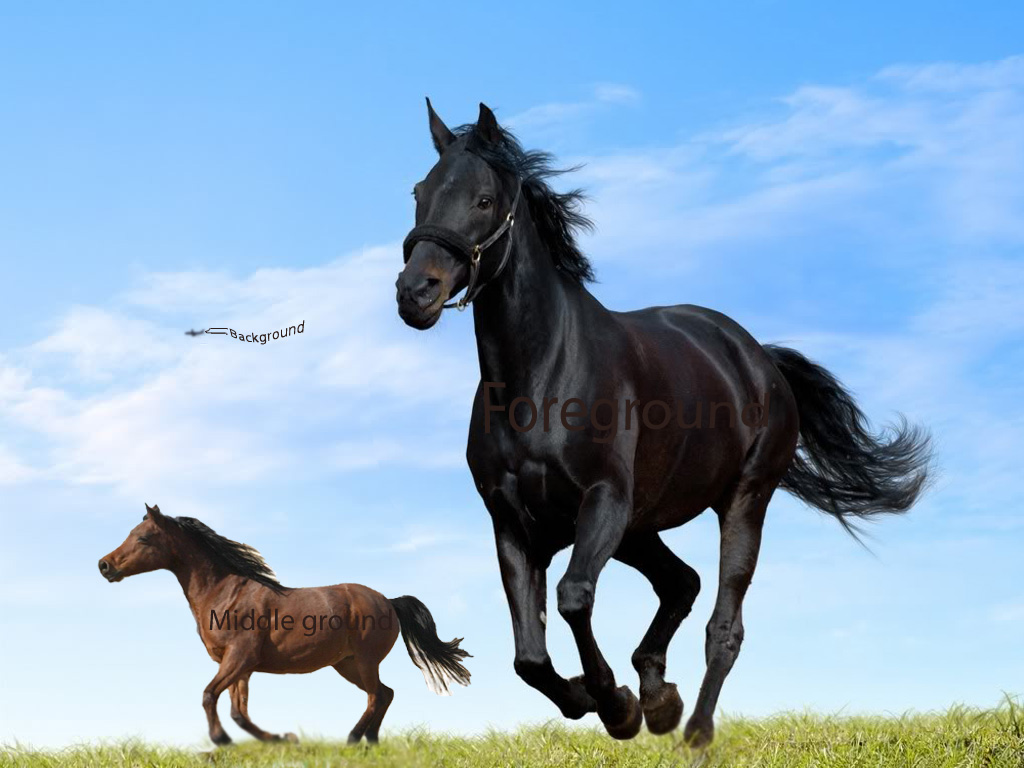
#> input picture CPP(without_UI)/2.jpg, 1024 x 768 px, found by its file name
$ python Kmeans.py
#> lines starting #> are read from the running program, lines starting #| are printed output that depends on the picture; after the words box and inside, x2 and y2 are one past the last pixel; in counts of white or black regions, pixels touching at a corner belong together
# -*- coding: utf-8 -*-
"""
Created on Sun Apr 29 21:09:47 2018

@author: Chenyu
"""
import cv2
#import sys
import numpy as np
#from sklearn import mixture
from matplotlib import pyplot as plt
#from numba import jit
from sklearn.cluster import KMeans
# [36 lines of commented-out code are left out]

if __name__ == '__main__':
    imagefile = plt.imread('C:/Users/Chenyu/Desktop/EC504/Project/2.jpg')
#> imagefile is the input picture: shape (768, 1024, 3); mean R, G, B 142.8, 172.5, 198
    height, width, _ = imagefile.shape
#> height = 768; width = 1024
    n1 = int(height/5)
#> n1 = 153
    n2 = int(width/5)
#> n2 = 204

    downSample = cv2.resize(imagefile,(n2,n1), interpolation = cv2.INTER_CUBIC)
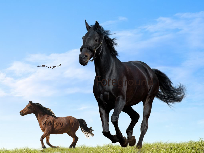
#> downSample: shape (153, 204, 3); mean R, G, B 142.7, 172.4, 197.9
    sampleHeight, sampleWidth, _ = downSample.shape
#> sampleHeight = 153; sampleWidth = 204
    RPGmatrix = np.concatenate((downSample[:,:,0].flatten().reshape(-1,1), downSample[:,:,1].flatten().reshape(-1,1), downSample[:,:,2].flatten().reshape(-1,1)),axis=1)

    kmeans = KMeans(init='k-means++', n_clusters=2, n_init=100)
    predict = kmeans.fit_predict(RPGmatrix)
#    prob = GMMcluster(RPGmatrix)
    prob1 = predict.reshape(sampleHeight, sampleWidth, 1).astype('float64')
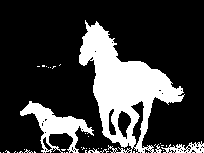
#> prob1: shape (153, 204, 1) float64; values 0 (black) and 1 (white), 23.7% white; 40 white regions (36 under 20 px), largest, box (x1, y1, x2, y2) and area: (79, 20, 185, 153) 5675, (20, 101, 94, 153) 1331, (161, 141, 204, 153) 254, (88, 148, 109, 153) 40

#    Gmmpre = getLikelihood(prob)
    print(len(predict))
#| 31212
    result = []
    for i in range(len(predict)):
        temp = []
        if (predict[i] == 0):
            temp.append(1)
            temp.append(0)
        else:
            temp.append(0)
            temp.append(1)
        result.append(temp)
#> after the loop, result = 31212 items
    f=open('demoooooo.txt','w')
    for i in result:
        k=' '.join([str(j) for j in i])
        f.write(k+"\n")
    f.close()

$ run again, with CPP(without_UI)/1.jpg copied over CPP(without_UI)/2.jpg
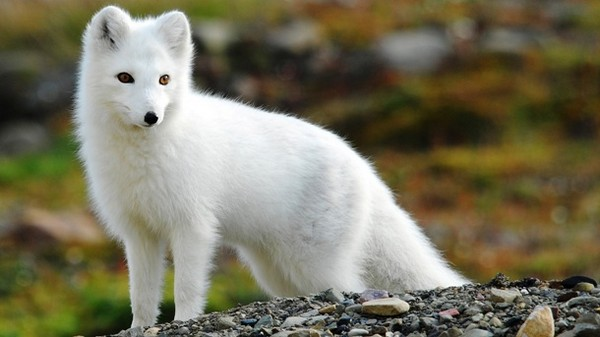
#> input picture CPP(without_UI)/1.jpg, 600 x 337 px, found by its file name
#> imagefile is the input picture: shape (337, 600, 3); mean R, G, B 119.8, 115.4, 93.1
#> `downSample = cv2.resize(imagefile,(n2,n1), interpolation = cv2.INTER_C..`:
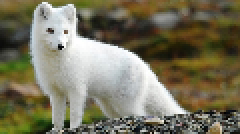
#> downSample: shape (67, 120, 3) (shown 2 times larger); mean R, G, B 120, 115.6, 93.3
#> predict = 8040 values, max 1 at index 0, min 0 at index 141, mean 0.666
#> `prob1 = predict.reshape(sampleHeight, sampleWidth, 1).astype('float64')`:
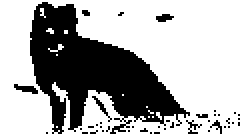
#> prob1: shape (67, 120, 1) float64 (shown 2 times larger); values 0 (black) and 1 (white), 66.6% white; 41 black regions (36 under 20 px), largest, box (x1, y1, x2, y2) and area: (15, 1, 95, 67) 2492, (7, 42, 19, 47) 33, (78, 7, 87, 11) 25, (46, 48, 56, 61) 25, (93, 60, 101, 67) 20
#| 8040
#> after the loop `for i in range(len(predict)):`: result = 8040 pairs, first value 0 to 1, second value 0 to 1

$ run again, with CPP(without_UI)/3.jpg copied over CPP(without_UI)/2.jpg
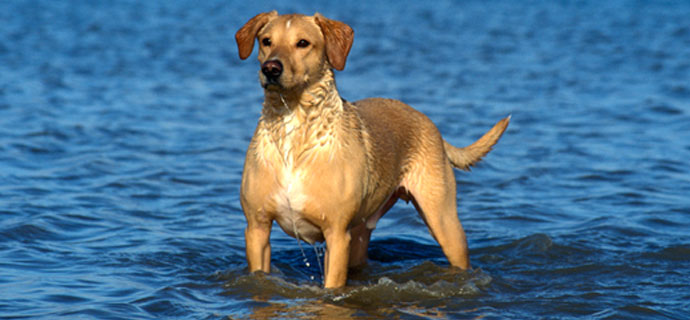
#> input picture CPP(without_UI)/3.jpg, 690 x 320 px, found by its file name
#> imagefile is the input picture: shape (320, 690, 3); mean R, G, B 77.9, 114, 141
#> `downSample = cv2.resize(imagefile,(n2,n1), interpolation = cv2.INTER_C..`:
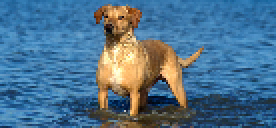
#> downSample: shape (64, 138, 3) (shown 2 times larger); mean R, G, B 77.8, 113.9, 141
#> predict = 8832 values, max 1 at index 330, min 0 at index 0, mean 0.145
#> `prob1 = predict.reshape(sampleHeight, sampleWidth, 1).astype('float64')`:
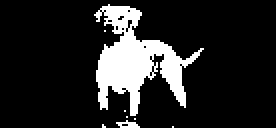
#> prob1: shape (64, 138, 1) float64 (shown 2 times larger); values 0 (black) and 1 (white), 14.5% white; 8 white regions (6 under 20 px), largest, box (x1, y1, x2, y2) and area: (47, 2, 102, 58) 1247, (58, 60, 70, 64) 28
#| 8832
#> after the loop `for i in range(len(predict)):`: result = 8832 pairs, first value 0 to 1, second value 0 to 1

$ run again, with CPP(without_UI)/4.jpg copied over CPP(without_UI)/2.jpg
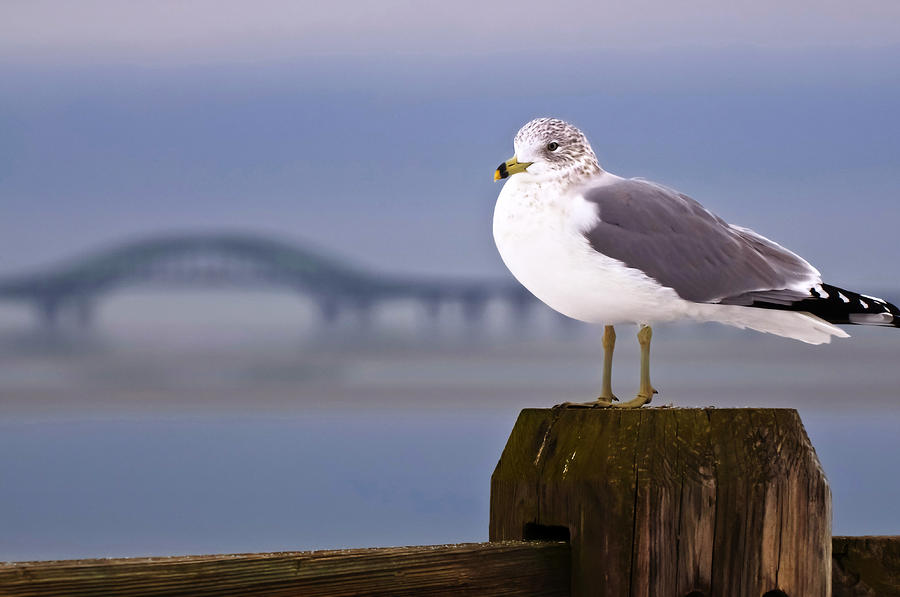
#> input picture CPP(without_UI)/4.jpg, 900 x 597 px, found by its file name
#> imagefile is the input picture: shape (597, 900, 3); mean R, G, B 120, 122.1, 140.5
#> `downSample = cv2.resize(imagefile,(n2,n1), interpolation = cv2.INTER_C..`:
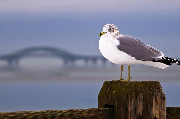
#> downSample: shape (119, 180, 3); mean R, G, B 120, 122, 140.4
#> `prob1 = predict.reshape(sampleHeight, sampleWidth, 1).astype('float64')`:
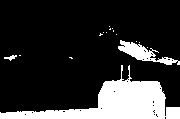
#> prob1: shape (119, 180, 1) float64; values 0 (black) and 1 (white), 19.2% white; 16 white regions (13 under 20 px), largest, box (x1, y1, x2, y2) and area: (0, 65, 180, 119) 3503, (118, 40, 180, 65) 540, (4, 55, 17, 61) 37
#| 21420
#> after the loop `for i in range(len(predict)):`: result = 21420 items
